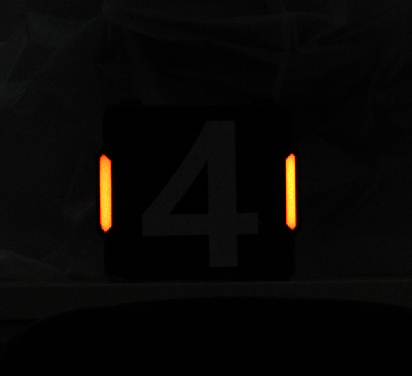
//> input picture resources/pnp.bmp, 412 x 376 px
$ ./pnp   (built with g++ and OpenCV 4)
//> lines starting //> are read from the running program, lines starting //| are printed output that depends on the picture; after the words box and inside, x2 and y2 are one past the last pixel; in counts of white or black regions, pixels touching at a corner belong together
#include <opencv4/opencv2/imgcodecs.hpp>
#include <opencv4/opencv2/highgui.hpp>
#include <opencv4/opencv2/imgproc.hpp>
#include <opencv4/opencv2/opencv.hpp>
#include <iostream>
#include <string>

int main()
{
    std::string path = "resources/pnp.bmp";
    cv::Mat img = cv::imread(path), hsv, binary;
//> img is the input picture: 376 rows x 412 cols, CV_8UC3; mean B, G, R 6.1, 7.3, 8.5
    std::vector<cv::Mat> v;
    std::vector<std::vector<cv::Point>> contours;
    std::vector<cv::Vec4i> hierarchy;

    // 得到物体的轮廓
    cv::cvtColor(img, hsv, 40);
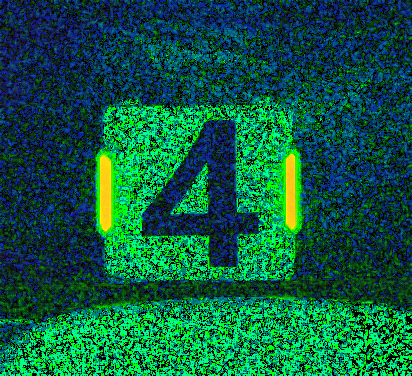
//> hsv: 376 rows x 412 cols, CV_8UC3; mean B, G, R 64.8, 90, 9
    cv::split(hsv, v);
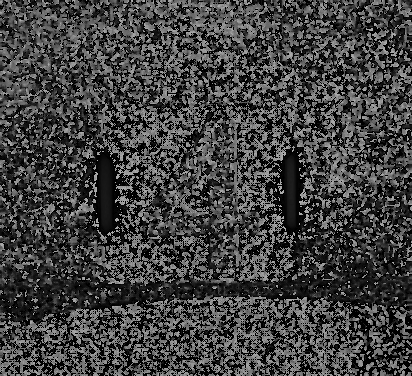
//> v[0]: 376 rows x 412 cols, CV_8UC1; min 0, max 177, mean 64.8
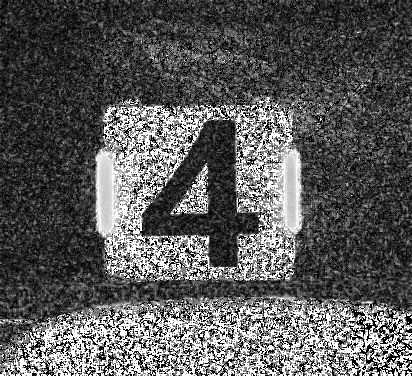
//> v[1]: 376 rows x 412 cols, CV_8UC1; min 0, max 255, mean 90
    cv::Mat v_channel = v[2];
    cv::threshold(v_channel, binary, 200, 255, 0);
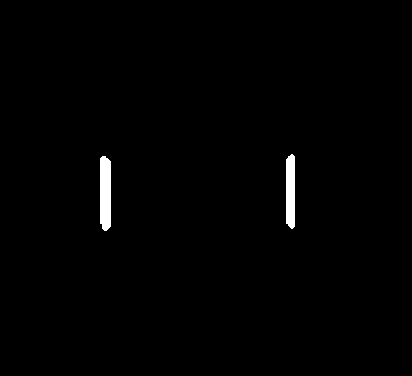
//> binary: 376 rows x 412 cols, CV_8UC1; 0.92% white; 2 white regions
    cv::findContours(binary, contours, hierarchy, 0, 2);
//> contours = 2 contours; box (x1, y1, x2, y2) and area: (100, 156, 111, 231) 700, (286, 154, 295, 229) 562

    std::vector<cv::Point2f> point;
    std::vector<cv::Point3f> point3d;
    point3d.push_back(cv::Point3f(0, 0, 0));
    point3d.push_back(cv::Point3f(-55, 0, 0));
    point3d.push_back(cv::Point3f(0, 135, 0));
    point3d.push_back(cv::Point3f(-55, 135, 0));

    cv::Mat camera_matrix = (cv::Mat_<double>(3, 3) << 2422.61547, 0, 706.68406, 0, 2420.80771, 564.29241, 0, 0, 1); // 相机的内参数矩阵
    cv::Mat distCoeffs = (cv::Mat_<double>(5, 1) << -0.018647, 0.084359, -0.000925, 0.000312, 0.000000);             // 相机的畸变系数

    for (size_t i = 0; i < contours.size(); i++)
    {
        cv::Rect bounding_rect = cv::boundingRect(contours[i]);
        rectangle(img, bounding_rect, cv::Scalar(0, 255, 0), 2);
        // 获取第一个灯条的坐标(左上和左下)
        if (contours.size() >= 2)
        {
            if (i == 0)
            {
                point.push_back(cv::Point2f(bounding_rect.x, bounding_rect.y));
                point.push_back(cv::Point2f(bounding_rect.br().x - bounding_rect.width, bounding_rect.br().y));
            }
            // 第二个灯条的坐标(右上和右下)
            if (i == 1)
            {
                point.push_back(cv::Point2f(bounding_rect.x + bounding_rect.width, bounding_rect.y));
                point.push_back(cv::Point2f(bounding_rect.br().x, bounding_rect.br().y));
            }

            std::cout << point[2 * i] << std::endl;
            std::cout << point[2 * i + 1] << std::endl;
        }
        else
            continue;

        // 标出四个角的点
        circle(img, point[2 * i], 5, cv::Scalar(0, 0, 255), -1);
        circle(img, point[2 * i + 1], 5, cv::Scalar(0, 0, 255), -1);
    }
//> this loop made 2 passes
//> bounding_rect on passes 1 to 2: Rect(100, 156, 11, 75), Rect(286, 154, 9, 75)
//| [100, 156]
//| [100, 231]
//| [295, 154]
//| [295, 229]
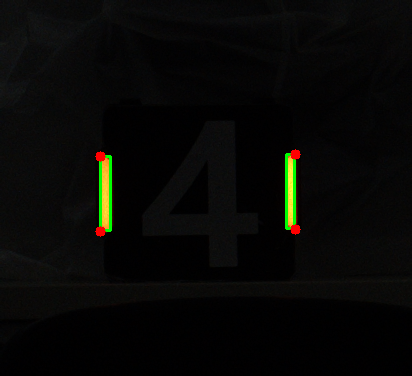
//> img: 376 rows x 412 cols, CV_8UC3; 0.78% of pixels changed, all inside (x1, y1, x2, y2) = (95, 149, 301, 237)
    // 绘制出灯条的外接矩形
    cv::rectangle(img, point[0], point[3], cv::Scalar(0, 69, 200), 2);
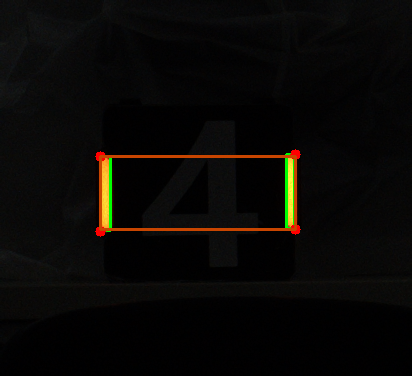
//> img: 376 rows x 412 cols, CV_8UC3; 1.04% of pixels changed, all inside (x1, y1, x2, y2) = (99, 155, 297, 231)

    cv::Mat rvec; // 输出的旋转向量
    cv::Mat tvec; // 输出的平移向量

    bool success = cv::solvePnP(point3d, point, camera_matrix, distCoeffs, rvec, tvec);
//> rvec = [-0.0762, -0.201, -1.6]; tvec = [-425.1, -286.4, 1696.8]; success = true

    if (success)
    {
        // 获取旋转向量和平移向量的结果
        // cv::Mat rotationMatrix;
        // cv::Rodrigues(rvec, rotationMatrix);

        // std::cout << "Rotation Vector: " << std::endl
        //           << rvec << std::endl;
        // std::cout << "Translation Vector: " << std::endl
        //           << tvec << std::endl;
        // std::cout << "Rotation Matrix: " << std::endl
        //           << rotationMatrix << std::endl;

        float distance = sqrt(tvec.at<double>(0, 0) * tvec.at<double>(0, 0) + tvec.at<double>(1, 0) * tvec.at<double>(1, 0) + tvec.at<double>(2, 0) * tvec.at<double>(2, 0)) / 10;
//> distance = 177.3
        std::cout << "distance: " << distance << "cm" << std::endl;
//| distance: 177.251cm
        // std::cout << "distance: " << cv::norm(tvec) / 1000 << "m" << std::endl;
    }

    cv::imshow("pnp", img);
    cv::waitKey(0);
    return 0;
}
